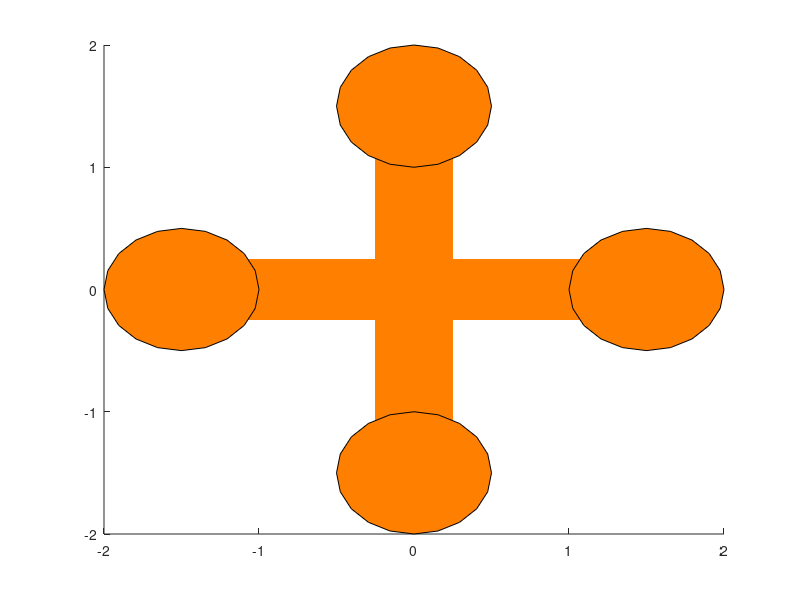

Write the MATLAB code that produced this figure.
% Wil Selby
% Washington, DC
% May 30, 2015

% This function defines the quadrotor model. Parameters are saved in a .mat
% file to be loaded during the simulation initialization phase. Verify that
% the Quad.plot_arm, Quad.plot_arm_t, and Quad.plot_prop match related 
% values in  quad_variables.m. In this script, the variables are for 
% plotting purposes only and do not impact the dynamics.

global Quad

%% Define the Initial Coordinates of the Arms and Rotors
factor = 5;
Quad.plot_arm = .3*factor;     % Distance from the center of mass to the each motor (m)
Quad.plot_arm_t = .05*factor;   %Thickness of the quadrotor's arms for drawing purposes (m)
Quad.plot_prop = .1*factor;   %Radius of the propellor (m)

% Vertex Values for Y axis arm (m). Measurements from a 3DR kit
x1=-Quad.plot_arm;
x2=Quad.plot_arm;
y1=-Quad.plot_arm_t;
y2=Quad.plot_arm_t;
z1=-Quad.plot_arm_t;
z2=Quad.plot_arm_t;

% Vertex locations
vertex_matrix=[x1 y1 z1; 
   x2 y1 z1;
   x2 y2 z1;
   x1 y2 z1;
   x1 y1 z2;
   x2 y1 z2;
   x2 y2 z2;
   x1 y2 z2];

% Faces Matrix, entries refer to vertices in each face
face_matrix=[1 2 6 5;              
     2 3 7 6;
     3 4 8 7;
     4 1 5 8;
     1 2 3 4;
     5 6 7 8];

 
 X_arm=patch('faces',face_matrix,...
     'vertices',vertex_matrix,...
     'facecolor',[1 0.5 0],...
     'edgecolor','none');

% Vertex Values for X axis arm (m). Measurements from a 3DR kit
y1=-Quad.plot_arm;
y2=Quad.plot_arm;
x1=-Quad.plot_arm_t;
x2=Quad.plot_arm_t;
z1=-Quad.plot_arm_t;
z2=Quad.plot_arm_t;

vertex_matrix=[x1 y1 z1; 
   x2 y1 z1;
   x2 y2 z1;
   x1 y2 z1;
   x1 y1 z2;
   x2 y1 z2;
   x2 y2 z2;
   x1 y2 z2];

Y_arm=patch('faces',face_matrix,...
     'vertices',vertex_matrix,...
     'facecolor',[1 0.5 0],...
     'edgecolor','none');
 
 % Draw the Rotor area
 t=0:pi/10:2*pi;    %rotor circumfrence points
 X=Quad.plot_prop*cos(t);      
 Y=Quad.plot_prop*sin(t); 
 Z=zeros(size(t))+Quad.plot_arm_t;
 C=zeros(size(t));
 Quad.C = C;

 Motor1 = patch(X+Quad.plot_arm,Y,Z,C,'facealpha',1,'facecolor',[1 0.5 0]); %(Motor 1)
 Motor2 = patch(X,Y-Quad.plot_arm,Z,C,'facealpha',1,'facecolor',[1 0.5 0]); %(Motor 2)
 Motor3 = patch(X-Quad.plot_arm,Y,Z,C,'facealpha',1,'facecolor',[1 0.5 0]); %(Motor 3)
 Motor4 = patch(X,Y+Quad.plot_arm,Z,C,'facealpha',1,'facecolor',[1 0.5 0]); %(Motor 4)
 
 %Coordinates of each face in each axis (4 coordinates x 6 faces)
 Quad.X_armX = get(X_arm,'xdata');
 Quad.X_armY = get(X_arm,'ydata');
 Quad.X_armZ = get(X_arm,'zdata');
 
 Quad.Y_armX = get(Y_arm,'xdata');
 Quad.Y_armY = get(Y_arm,'ydata');
 Quad.Y_armZ = get(Y_arm,'zdata');
  
 %Coordinates of each rotor in each axis (21 coordinates x 1 face)
 Quad.Motor1X = get(Motor1,'xdata');
 Quad.Motor1Y = get(Motor1,'ydata');
 Quad.Motor1Z = get(Motor1,'zdata');

 Quad.Motor2X = get(Motor2,'xdata');
 Quad.Motor2Y = get(Motor2,'ydata');
 Quad.Motor2Z = get(Motor2,'zdata');
 
 Quad.Motor3X = get(Motor3,'xdata');
 Quad.Motor3Y = get(Motor3,'ydata');
 Quad.Motor3Z = get(Motor3,'zdata');
 
 Quad.Motor4X = get(Motor4,'xdata');
 Quad.Motor4Y = get(Motor4,'ydata');
 Quad.Motor4Z = get(Motor4,'zdata'); 